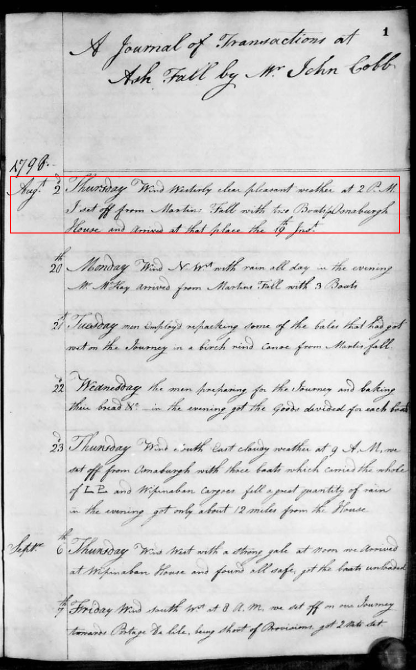
#> input picture debug/debug_image.png, 831 x 1340 px (shown at 1/2 size)
$ python draw_box.py
#> lines starting #> are read from the running program, lines starting #| are printed output that depends on the picture
import tkinter as tk
from tkinter import filedialog, messagebox
from PIL import Image, ImageDraw, ImageFont
import matplotlib.pyplot as plt
import sys
import os
import json

def select_image():
    """Open a file dialog for the user to select an image file."""
    root = tk.Tk()
    root.withdraw()  # Hide the main window
    file_path = filedialog.askopenfilename(
        title="Select an image file",
        filetypes=[
            ("Image files", "*.jpg *.jpeg *.png *.bmp *.gif"),
            ("All files", "*.*")
        ]
    )
#> the answer given: ../debug/debug_image.png
    if not file_path:
        print("No file selected. Exiting.")
        exit()
    return file_path

def normalize_coordinates(box_coords, img_width, img_height):
    """
    Convert normalized coordinates (0-1000) to actual pixel coordinates.

    Args:
        box_coords: List in the format [y_min, x_min, y_max, x_max]
        img_width: Width of the image in pixels
        img_height: Height of the image in pixels

    Returns:
        Tuple of (x_min, y_min, x_max, y_max) in pixel coordinates
    """
    y_min, x_min, y_max, x_max = box_coords

    # Convert from 0-1000 scale to actual pixel coordinates
    x_min_px = int(x_min * img_width / 1000)
    y_min_px = int(y_min * img_height / 1000)
    x_max_px = int(x_max * img_width / 1000)
    y_max_px = int(y_max * img_height / 1000)

    # Add buffer of 50 pixels in vertical direction
    buffer = 50

    # Extend horizontally to image edges
    x_min_px = 0  # Left edge of image
    x_max_px = img_width  # Right edge of image

    # Apply vertical buffer with boundary checks
    y_min_px = max(0, y_min_px - buffer)  # Ensure not less than 0
    y_max_px = min(img_height, y_max_px + buffer)  # Ensure not greater than image height

    return (x_min_px, y_min_px, x_max_px, y_max_px)

def get_boxes_data():
    """Get the boxes data from a file or use example data."""
    root = tk.Tk()
    root.withdraw()  # Hide the main window

    # Ask user if they want to use example data or provide a file
    message_result = messagebox.askyesno(
        "Bounding Box Data",
        "Do you want to use the example data?\nSelect 'Yes' to use example data, 'No' to select a JSON file."
    )

    if message_result:
        # Use example data
        print("Using example data...")
        example_data = [
            {"box_2d": [45, 50, 159, 951], "label": "A Journal of Transactions at\nAsh Fall by Mr. John Cobb"},
            {"box_2d": [21, 914, 60, 951], "label": "1"},
            {"box_2d": [215, 14, 350, 968], "label": "1798.\n*****\nAugt. 2 Thursday Wind Westerly clear pleasant weather at 2 P.M.\nI set off from Martins Fall with two Boats, Osnaburgh\nHouse and arrived at that place the 19 Inst."},
            {"box_2d": [370, 134, 441, 968], "label": "*****\n20th Monday Wind N Wst with rain all day in the evening\nMr. McKay arrived from Martins Fall with 3 Boats"},
            {"box_2d": [468, 134, 538, 968], "label": "*****\n21st Tuesday men employd repacking some of the bales that had got\nwet on the Journey in a birch rind Canoe from Martins fall"},
            {"box_2d": [560, 134, 629, 968], "label": "*****\n22 Wednesday the men preparing for the Journey and baking\ntheir bread &c. in the evening got the Goods divided for each boat"},
            {"box_2d": [640, 125, 781, 971], "label": "*****\n23 Thursday Wind South East cloudy weather at 9 A.M. we\nset off from Osnaburgh with three boats which carried the whole\nof L E and Wepinabaw Cargoes fell a great quantity of rain\nin the evening got only about 12 miles from the House."},
            {"box_2d": [788, 134, 872, 971], "label": "*****\nSeptr. 6th Thursday Wind West with a strong gale at noon we Arrived\nat Wepinabaw House and found all safe, got the boats unloaded"},
            {"box_2d": [883, 134, 958, 971], "label": "*****\n7th Friday Wind south Wst at 8 A.M. we set off on our Journey\ntowards Portage De lisle, being short of Provisions, got 2 White Cat"}
        ]
        return example_data
    else:
        # Ask for a JSON file
        file_path = filedialog.askopenfilename(
            title="Select a JSON file with bounding box data",
            filetypes=[
                ("JSON files", "*.json"),
                ("All files", "*.*")
            ]
        )

        if not file_path:
            print("No file selected. Exiting.")
            return None

        # Read and parse the JSON file
        try:
            with open(file_path, 'r') as file:
                boxes = json.load(file)
                print(f"Loaded {len(boxes)} boxes from {file_path}")
                return boxes
        except Exception as e:
            print(f"Error reading JSON file: {e}")
            messagebox.showerror("Error", f"Could not read JSON file: {str(e)}")
            return None

def draw_boxes(image_path, boxes_data):
    """
    Draw multiple bounding boxes on an image.

    Args:
        image_path: Path to the image file
        boxes_data: List of dictionaries with 'box_2d' and 'label' keys
    """
#> called with image_path = '../debug/debug_image.png'
    try:
        # Open the image
        print(f"Opening image: {image_path}")
        img = Image.open(image_path)
#> img is the input picture: PIL image 831x1340 RGB; mean R, G, B 200.8, 200, 200
        print(f"Image format: {img.format}, Mode: {img.mode}, Size: {img.size}")
#| Image format: PNG, Mode: RGB, Size: (831, 1340)

        img_width, img_height = img.size
#> img_width = 831; img_height = 1340

        # Make a copy of the image to draw on
        draw_img = img.copy()

        # Create a drawing object
        draw = ImageDraw.Draw(draw_img)

        # Try to load a font, use default if not available
        try:
            # Try to load a nice font with different sizes based on platform
            if os.name == 'nt':  # Windows
                font_path = os.path.join(os.environ['WINDIR'], 'Fonts', 'Arial.ttf')
                font = ImageFont.truetype(font_path, 20)
                small_font = ImageFont.truetype(font_path, 16)
            else:  # Linux/Mac
                font = ImageFont.truetype('/usr/share/fonts/truetype/dejavu/DejaVuSans.ttf', 20)
                small_font = ImageFont.truetype('/usr/share/fonts/truetype/dejavu/DejaVuSans.ttf', 16)
        except IOError:
            # Use default font if custom font is not available
            font = ImageFont.load_default()
            small_font = font

        # Define colors for different boxes
        colors = ['red', 'blue', 'green', 'purple', 'orange', 'cyan', 'magenta', 'yellow', 'lime', 'pink']

        print(f"Drawing {len(boxes_data)} boxes")

        # Draw each box with its label
        for i, box_data in enumerate(boxes_data):
            box_coords = box_data['box_2d']
            label = box_data['label']

            # Get normalized coordinates
            x_min, y_min, x_max, y_max = normalize_coordinates(box_coords, img_width, img_height)

            # Choose color (cycle through colors list)
            color = colors[i % len(colors)]

            # Draw the rectangle
            draw.rectangle([(x_min, y_min), (x_max, y_max)], outline=color, width=3)

            # Draw a label background
            text_width, text_height = draw.textbbox((0, 0), text=label, font=small_font)[2:4]

            # Draw the text background (semi-transparent)
            label_bg = Image.new('RGBA', draw_img.size, (0, 0, 0, 0))
            label_draw = ImageDraw.Draw(label_bg)
            label_draw.rectangle(
                [(x_min, y_min), (x_min + text_width + 10, y_min + text_height + 10)],
                fill=(0, 0, 0, 128)
            )
            draw_img = Image.alpha_composite(draw_img.convert('RGBA'), label_bg).convert('RGB')
            draw = ImageDraw.Draw(draw_img)

            # Draw the text
            draw.text((x_min + 5, y_min + 5), label, fill="white", font=small_font)

            print(f"Box {i+1}: {box_coords} -> ({x_min}, {y_min}), ({x_max}, {y_max})")
#> this loop made 9 passes
#> (text_width, text_height) on passes 1 to 9: (218, 37), (10, 15), (519, 94), (457, 56), (557, 56), (534, 56), (518, 94), (554, 56), (537, 56)
#> pass 2, in draw_boxes, `draw_img = Image.alpha_composite(draw_img.convert('RGBA'), label_bg).c..`:
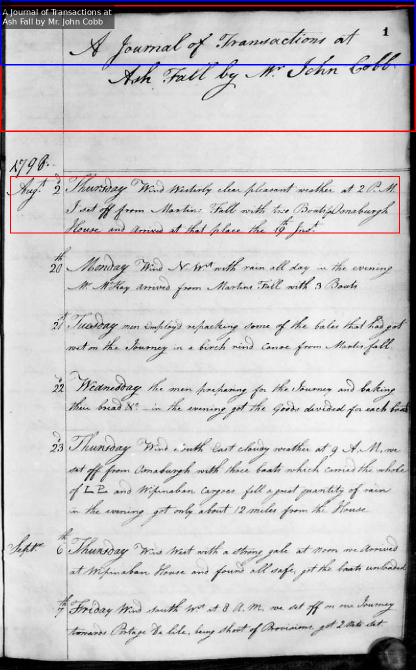
#> draw_img: PIL image 831x1340 RGB (shown at 1/2 size); mean R, G, B 200.7, 198.7, 199.9
#> pass 3, in draw_boxes, `draw_img = Image.alpha_composite(draw_img.convert('RGBA'), label_bg).c..`:
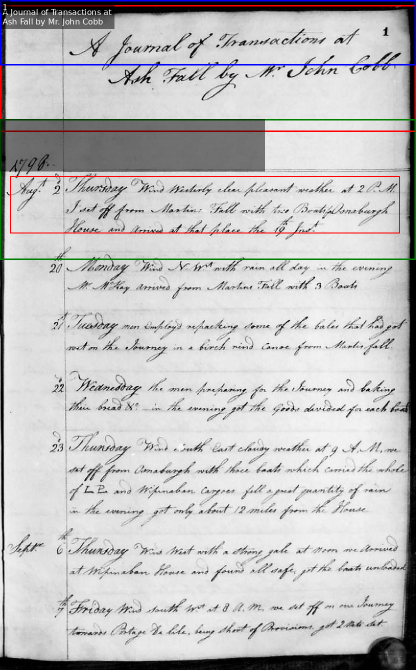
#> draw_img: PIL image 831x1340 RGB (shown at 1/2 size); mean R, G, B 194.5, 193.3, 194
#> after the loop:
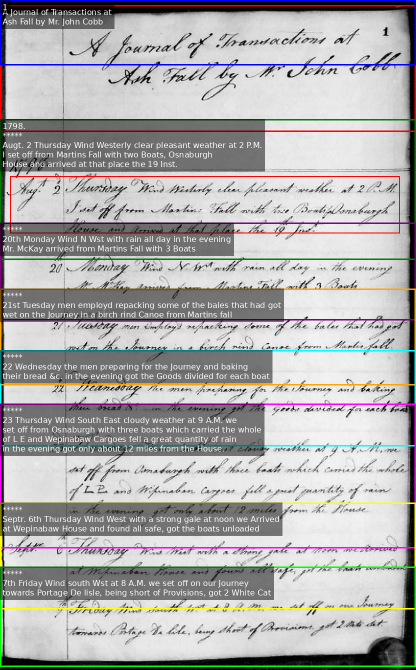
#> draw_img: PIL image 831x1340 RGB (shown at 1/2 size); mean R, G, B 174.3, 173.3, 172.7
#> after the loop:
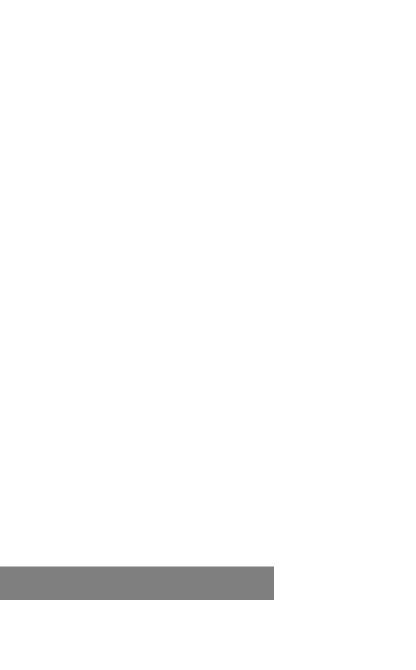
#> label_bg: PIL image 831x1340 RGBA (shown at 1/2 size); mean R, G, B, A 0, 0, 0, 4.2; transparent parts drawn white

        # Display the image using matplotlib
        display_image_matplotlib(draw_img)

    except Exception as e:
        print(f"Error in draw_boxes: {e}")
        import traceback
        traceback.print_exc()
        messagebox.showerror("Error", f"An error occurred: {str(e)}")

def display_image_matplotlib(img):
    """Display the image with matplotlib instead of Tkinter."""
    try:
        # Convert PIL Image to numpy array for matplotlib
        img_array = np.array(img)

        # Create figure and display the image
        plt.figure(figsize=(12, 12))
        plt.imshow(img_array)
        plt.axis('off')  # Turn off axis numbers
        plt.title('Image with Bounding Boxes')
        plt.tight_layout()
        plt.show()

    except Exception as e:
        print(f"Error displaying image with matplotlib: {e}")
        import traceback
        traceback.print_exc()

        # Create debug directory and save image as fallback
        debug_dir = "debug"
        if not os.path.exists(debug_dir):
            os.makedirs(debug_dir)
        debug_path = os.path.join(debug_dir, "debug_image.png")
        img.save(debug_path)
        print(f"Debug image saved to {debug_path}")

        # Try to open the saved image with the default viewer
        try:
            os.startfile(debug_path)  # Windows-specific
        except Exception as e2:
            print(f"Could not open debug image: {e2}")

def main():
    """Main function to coordinate the process."""
    try:
        # Select an image file
        image_path = select_image()

        # Get boxes data from the user
        boxes_data = get_boxes_data()

        if boxes_data:
            # Draw and display the bounding boxes
            draw_boxes(image_path, boxes_data)
        else:
            print("No valid boxes data provided. Exiting.")

    except Exception as e:
        print(f"Error in main: {e}")
        import traceback
        traceback.print_exc()
        messagebox.showerror("Error", f"An error occurred: {str(e)}")

if __name__ == "__main__":
    # Import numpy here to avoid import error if it's not needed
    import numpy as np
    print(f"Python version: {sys.version}")
    main()
